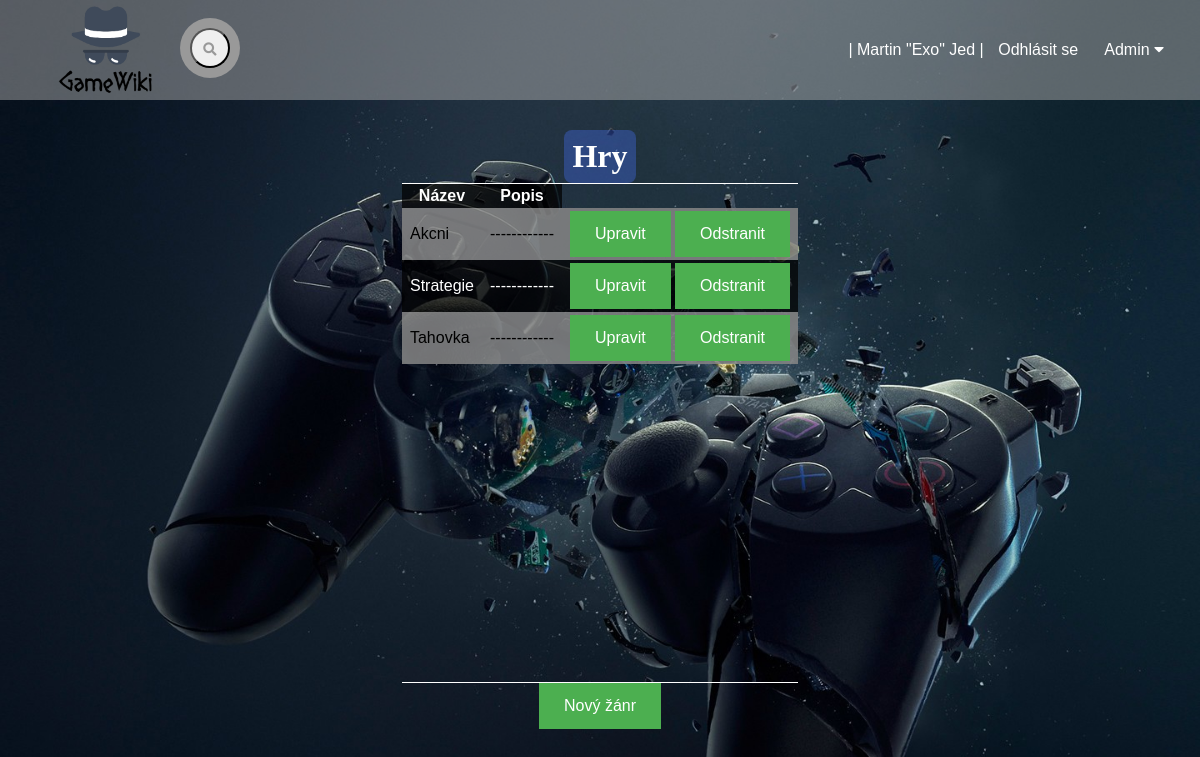
Screenshot of /zanr (signed in) with the database file from the repository.
### tables this page shows
CREATE TABLE `zanr` (
  `id_zanru` int(10) NOT NULL,
  `nazev` varchar(50) NOT NULL,
  `popis` text NOT NULL
);

### index.php (called while the page is built, shortened)
<?php
  $smerovac = new SmerovacKontroler();
  $smerovac->zpracuj(array($_SERVER["REQUEST_URI"]));
  $smerovac->vypisPohled();
?>

### kontrolery/ZanrKontroler.php (called while the page is built, shortened)
<?php
class ZanrKontroler extends Kontroler {
  public function zpracuj($parametry) {
    $spravceZanru = new SpravceZanru();
    $zanr = $spravceZanru->vratVsechnyZanry();
  }
}
?>

### modely/Db.php (called while the page is built, shortened)
<?php
class Db {
  private static $spojeni;
  private static $nastaveni = array(
		PDO::ATTR_ERRMODE => PDO::ERRMODE_EXCEPTION,
		PDO::ATTR_EMULATE_PREPARES => false,
	);
    public static function pripoj($server, $uzivatel, $heslo, $databaze)
    {
	  if (!isset(self::$spojeni))
      {
        $dsn = "mysql:host=$server;dbname=$databaze;charset=utf8";
			 self::$spojeni = new PDO(
				$dsn,
				$uzivatel,
				$heslo,
				self::$nastaveni
			 );
	  }
	}
  public static function dotazVsechny($dotaz, $parametry = array()) {
		$navrat = self::$spojeni->prepare($dotaz);
		$navrat->execute($parametry);
		return $navrat->fetchAll();
	}
}

### modely/SpravceZanru.php (called while the page is built, shortened)
<?php
class SpravceZanru {
  public function vratVsechnyZanry() {
    $zanr = Db::dotazVsechny("
      SELECT *
      FROM zanr
    ");
    return $zanr;
  }
}
?>

### kontrolery/SmerovacKontroler.php (called while the page is built, shortened)
<?php
class SmerovacKontroler extends Kontroler {
  protected $kontroler;
  public function zpracuj($parametry) {
    $castiCesty = $this->parsujURL($parametry[0]);
    $nazevKontroleru = $this->pomlckyNaVelbloudiNotaci(array_shift($castiCesty)) . "Kontroler";
    if (file_exists("kontrolery/$nazevKontroleru.php"))
    {
      $this->kontroler = new $nazevKontroleru();
    }
    else {
      $this->presmeruj("chyba");
    }
    $this->kontroler->zpracuj($castiCesty);
  }
  private function parsujURL($url) {
    $rozdelenaURL = parse_url($url);
    $cesta = $rozdelenaURL["path"];
    $cesta = ltrim($cesta, "/");
    $cesta = trim($cesta);
    $rozdelenaCesta = explode("/", $cesta);
    return $rozdelenaCesta;
  }
  private function pomlckyNaVelbloudiNotaci($text) {
    $text = str_replace("-", " ", $text);
    $text = ucwords($text);
    $text = str_replace(" ", "", $text);
    return $text;
  }
}
?>

### pohledy/zanr.phtml (the view, shortened to what this page needs)
<div class="admin">
 <h1>Hry</h1>
     <table>
     <tr>
       <th>Název</th>
       <th>Popis</th>
     </tr>
     <?php foreach ($zanr as $zanr1) { ?>
        <tr>
          <td><?= $zanr1["nazev"] ?></td>
          <td><?= $zanr1["popis"] ?></td>
          <td>
            <a href="editace-zanru/<?= $zanr1["id_zanru"] ?>">Upravit</a>
            <a href="zanr/<?= $zanr1["id_zanru"] ?>/odstranit">Odstranit</a>
           </td>
        </tr>
     <?php } ?>
     </table>
  <p>
    <a href="editace-zanru">Nový žánr</a>
  </p>
     </div>

### styly/styl.css (style rules this page uses)
* { margin: 0; padding: 0; font-family: "montserrat", sans-serif; }
body { z-index: auto; height: 100vh; background-position: center; background-image: var(--pozadi); background-size: cover; font-family: sans-serif; margin-top: 100px; color: var(--barvaTextu); background-repeat: no-repeat; }
h1 { padding: 8px; background: rgba(65, 105, 225, 0.8); border-radius: 8px; margin: 0; font-size: 64px; font-family: "Roboto Slab", serif; }
.admin { display: flex; padding: 30px; justify-content: center; align-items: center; flex-direction: column; padding-bottom: 50px; }
.admin a:link, a:visited { background-color: #4caf50; color: white; padding: 14px 25px; text-align: center; text-decoration: none; display: inline-block; }
.admin td, th { text-align: left; padding: 3px 8px; border-width: 1px 0; background-color: rgba(0, 0, 0, 0.3); }
.admin table tbody tr td { max-width: 300px; max-height: 100px; overflow: auto; }
.admin tbody tr:nth-child(2n) { background-color: rgba(204, 204, 204, 0.8); color: black; }
.admin tbody tr:nth-child(2n-1) { background-color: rgba(0, 0, 0, 0.6); color: white; }
.admin table tbody tr th { text-align: center; }
.admin table { border: 1px solid; border-collapse: collapse; border-width: 1px 0; height: 80px; overflow: auto; display: table-cell; min-height: 500px; min-width: auto; }
.admin h1 { font-size: 32px; background: rgba(65, 105, 225, 0.4); }
html { --pozadi: url(../Obrazky/uvod.jpg); --barvaTextu: white; }

### rows the page displays
zanr: nazev "Akcni", popis "------------"
zanr: nazev "Strategie", popis "------------"
zanr: nazev "Tahovka", popis "------------"

### other values shown
$prihlasenyUzivatel["jmeno"] "Martin"
$prihlasenyUzivatel["prezdivka"] "Exo"
$prihlasenyUzivatel["prijmeni"] "Jed"
